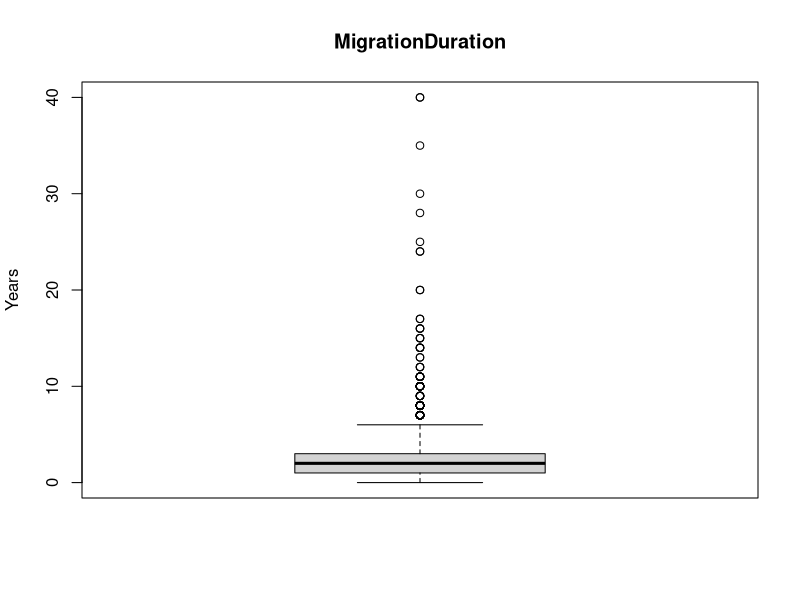
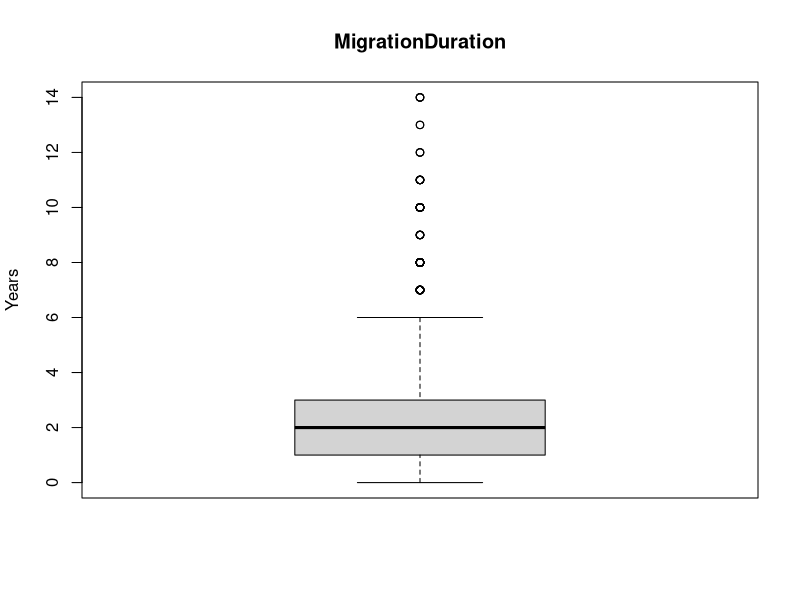
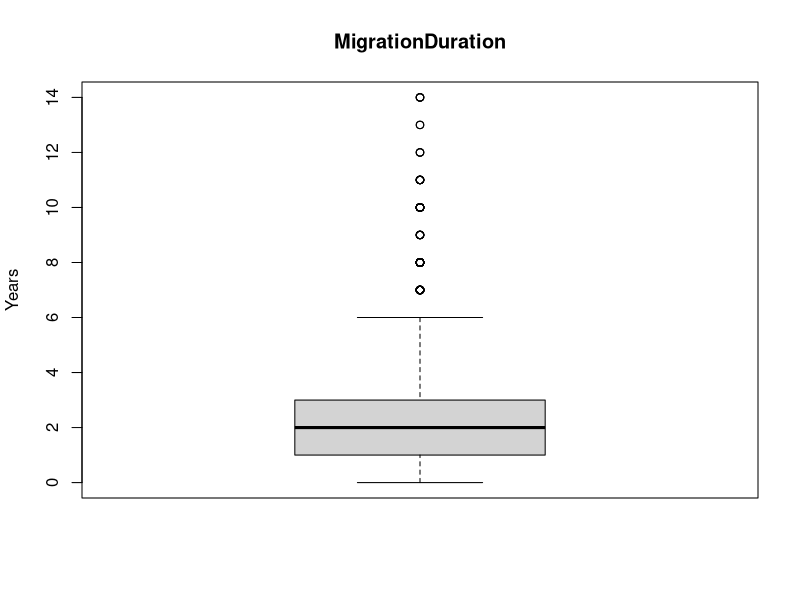
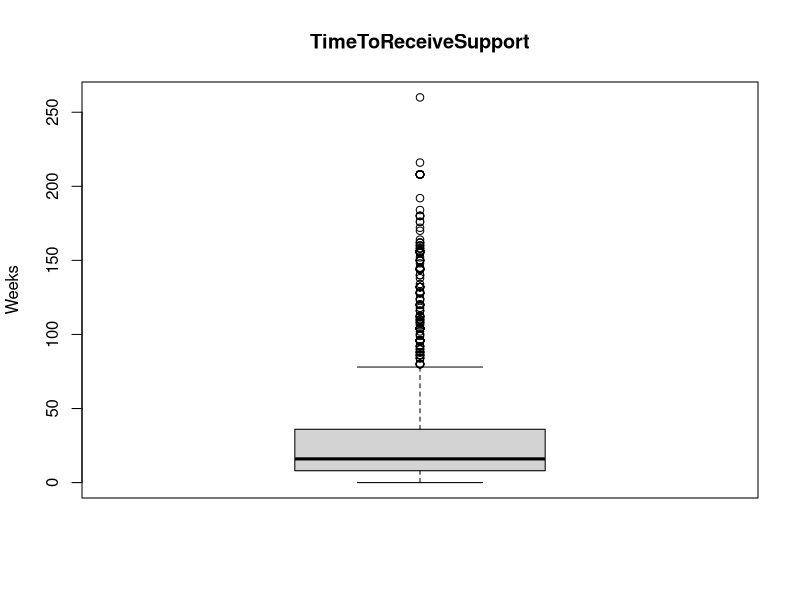
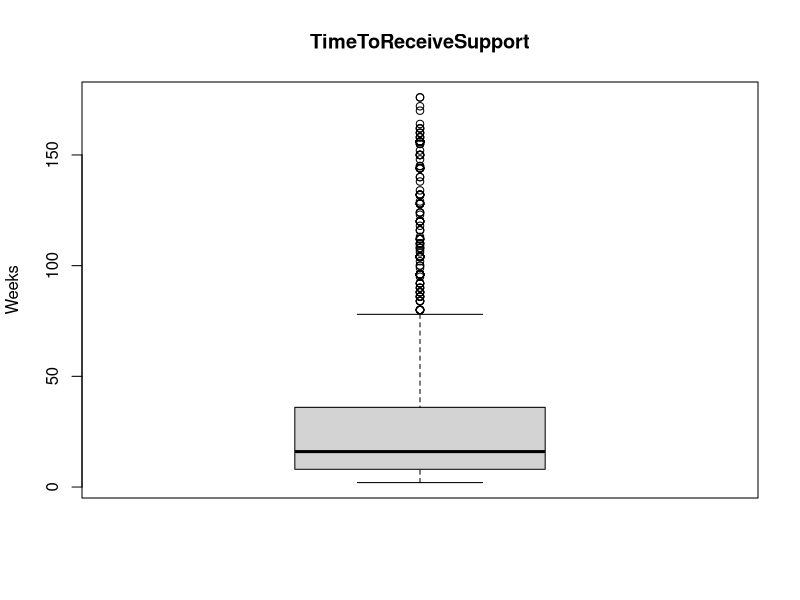
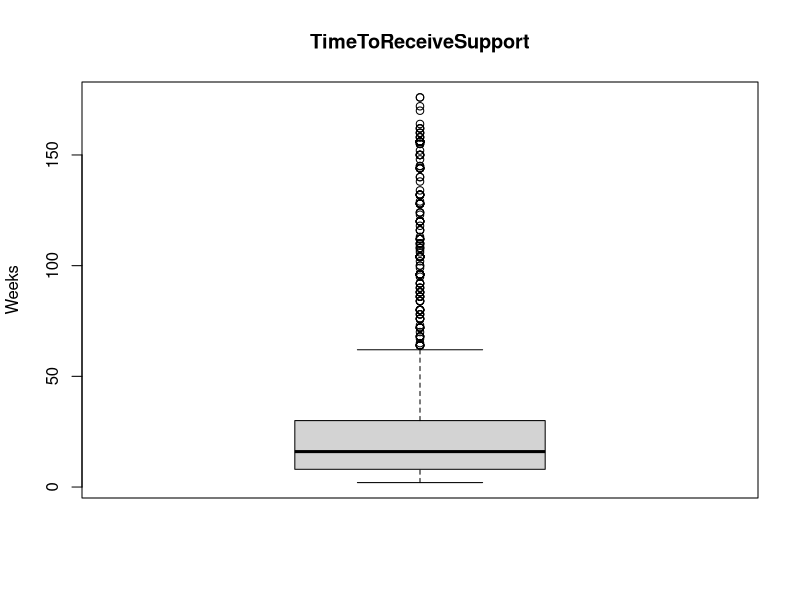
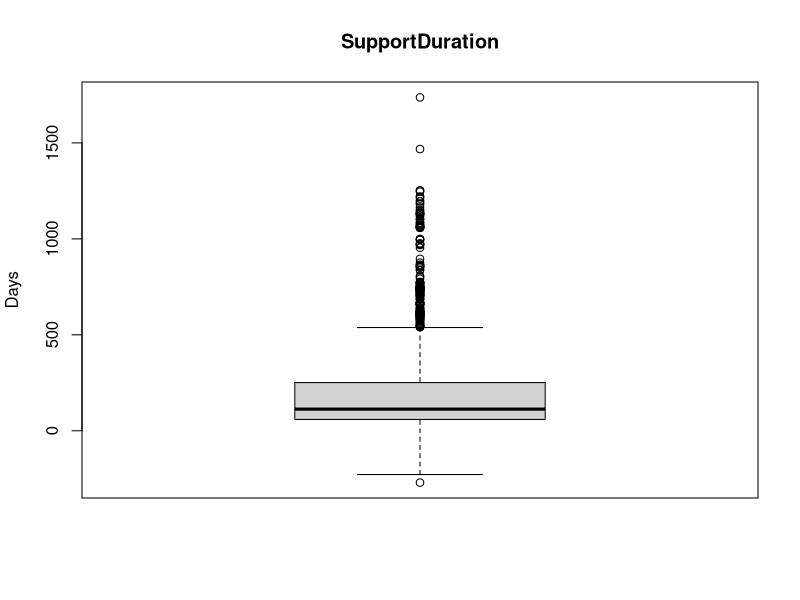
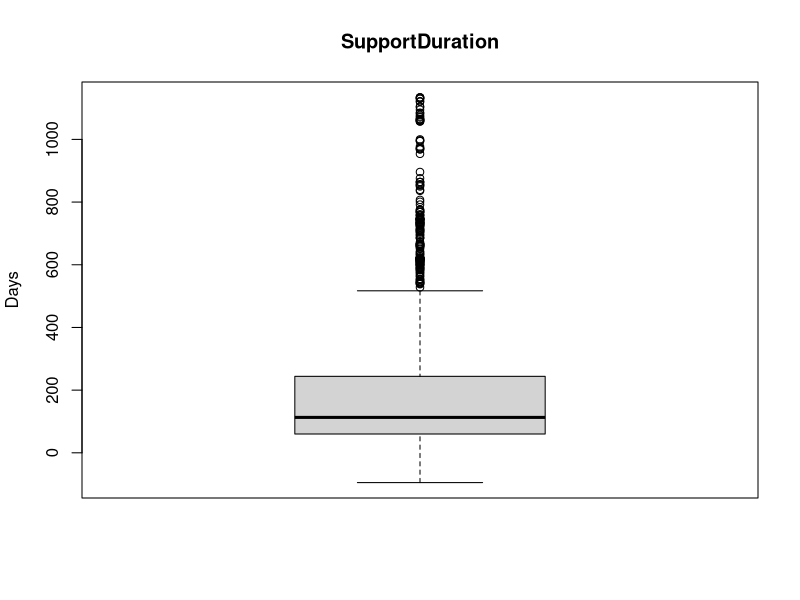

Write the R code that produced these figures, in order.
getwd()
library(readxl)
library(tidyverse)

# Reintegration Economic Survey ####
res <- read_excel('data_raw/Reintegration Economic_clean 6.6.23.xlsx',
                  na = c('N/A', 'NA', 'na')) 
warnings()
dim(res) # 2,012 x 154

# Subset ####
df <- res %>% 
  select(
    # Metadata
    "Identifiant MiMOSA du cas bis",
    "Projet Bis",
    "Date de l'enquête",
    "Date de reception de la reintegration", # We choose this one since it has less NA
    # than Date of beginning of training
    "Mode d'enquête",
    # Dependent variables
    "Comment se porte votre entreprise ou business actuellement ?",
    "L’entreprise vous permet -elle de gagner assez d’argent pour subvenir à vos besoins et à celle de votre famille ?",
    "Avez-vous déjà planifié de migrer de nouveau ?",
    "Si vous n’aviez pas bénéficié de l’aide de l’OIM pour votre réintégration économique quelle serait votre situation actuelle ?",
    "Pensez-vous que le retour a été une bonne décision ?",
    "Êtes-vous satisfait de l’aide à la réintégration de manière globale ?",
    # Grouping variables
    "Pays",
    "Pays d’où le migrant est de retour :",
    "Sexe",
    "Age (l'enquête est destinée aux personnes agées de 14 ans et plus)",
    "Durée de l’absence du pays d’origine   Mettre 0 si moins d'un an",
    "Situation de handicap",
    "Type de formation",
    "Date de debut formation",
    "Date de fin formation",
    "Combien de temps entre votre retour et la réception de l’aide à la réintégration (ou sa première fourniture) ? En semaines",
    "Par quel moyen avez-vous reçu cette assistance économique ?",
    "Quel est le principal type d’assistance économique que vous avez reçue ?",
    "Type de business bis",
    "Qui sont les membres de cette entreprise ?",
    "Niveau microbusiness",
    "L'OIM   ou un de ses partenaires vous a-t-elle formé sur la façon de gérer une entreprise ?",
    "L’entreprise emploie-t-elle du personnel ?",
    "Si oui, combien des personnes sont employées par votre entreprise ?",
    "Est-ce votre entreprise a été affectée par la maladie de Coronavirus ?",
    "Est-ce que le type d'assistance économique que vous avez reçu correspondait à votre premier choix ?"
    
    ) %>% 
  rename(
    # Metadata
    "MimosaID" =
      "Identifiant MiMOSA du cas bis", 
    "Project" =
      "Projet Bis",
    "InterviewDate" =
      "Date de l'enquête",
    "ReintegrationDate" = 
      "Date de reception de la reintegration",
    "InterviewType" =
      "Mode d'enquête",
    # Dependent variables
    "BusinessSucess" =
      "Comment se porte votre entreprise ou business actuellement ?",
    "BusinessProfitability" =
      "L’entreprise vous permet -elle de gagner assez d’argent pour subvenir à vos besoins et à celle de votre famille ?",
    "WouldMigrateAgain" =
      "Avez-vous déjà planifié de migrer de nouveau ?",
    "SituationWithoutSupport" =
      "Si vous n’aviez pas bénéficié de l’aide de l’OIM pour votre réintégration économique quelle serait votre situation actuelle ?",
    "ReturningWasGoodDecision" =
      "Pensez-vous que le retour a été une bonne décision ?",
    "SatisfiedWithReintegrationSupport" =
      "Êtes-vous satisfait de l’aide à la réintégration de manière globale ?",
    # Grouping variables
    "Country" = 
      "Pays",
    "CountryOfReturn" =
      "Pays d’où le migrant est de retour :",
    "Gender" =
      "Sexe",
    "AgeGroup" =
      "Age (l'enquête est destinée aux personnes agées de 14 ans et plus)",
    "MigrationDuration" =
      "Durée de l’absence du pays d’origine   Mettre 0 si moins d'un an",
    "Disabled" =
      "Situation de handicap",
    "TrainingType" =
      "Type de formation",
    "TrainingStart" = 
      "Date de debut formation",
    "TrainingEnd" = 
      "Date de fin formation",
    "TimeToReceiveSupport" =
      "Combien de temps entre votre retour et la réception de l’aide à la réintégration (ou sa première fourniture) ? En semaines",
    "ReceivedSupportAs" =
      "Par quel moyen avez-vous reçu cette assistance économique ?",
    "AssistanceType" =
      "Quel est le principal type d’assistance économique que vous avez reçue ?",
    "BusinessType" = 
      "Type de business bis",
    "BusinessMembers" =
      "Qui sont les membres de cette entreprise ?",
    "MicroBusinessLevel" =
      "Niveau microbusiness",
    "ReceivedIOMBusinessAdvice" =
      "L'OIM   ou un de ses partenaires vous a-t-elle formé sur la façon de gérer une entreprise ?",
    "BusinessHasEmployees" =
      "L’entreprise emploie-t-elle du personnel ?",
    "EmployeeNumber" =
      "Si oui, combien des personnes sont employées par votre entreprise ?",
    "CoronaImpactOnBusiness" =
      "Est-ce votre entreprise a été affectée par la maladie de Coronavirus ?",
    "FirstChoice" = 
      "Est-ce que le type d'assistance économique que vous avez reçu correspondait à votre premier choix ?"
    
         ) %>% 
  # Add variables
  mutate(SupportDuration = 
          as.numeric(difftime(InterviewDate, ReintegrationDate, units = "days")),
         TrainingDuration = 
           as.numeric(difftime(TrainingEnd, TrainingStart, units = "days"))
         ) %>% 
  # Filter out NL countries (Togo = 8, Sierra-Leone = 45)
  filter(Country != 'Togo' & Country != 'Sierra-Leone')

dim(df) # 1959 x 33
#view(df)

# NA
colSums(is.na(df))

# Dupes

# Perfect
sum(duplicated(df)) # 2
df[duplicated(df) | duplicated(df, fromLast = TRUE), ]
# Remove
df  <- distinct(df)
dim(df) # 1957 x 33

# Pseudo
sum(duplicated(df$MimosaID)) # 77
df[duplicated(df$MimosaID), 'MimosaID']

#write.csv(df[duplicated(df$MimosaID), 'MimosaID'], 'data_clean/res_pseudo_dupes.csv')

# Data types
str(df)

# Character to Numeric
df$MigrationDuration <- as.numeric(df$MigrationDuration)
df$TimeToReceiveSupport <- as.numeric(df$TimeToReceiveSupport)
df$SupportDuration  <- as.numeric(df$SupportDuration)


# Remove non-SL countries!!! (in pipe) Togo, Sierra Leone, Liberia


# Recode dependent variables

# Print levels
levels(as.factor(df$BusinessSucess))
levels(as.factor(df$BusinessProfitability))
levels(as.factor(df$WouldMigrateAgain))

# Print counts
df %>% group_by(BusinessSucess) %>% summarise(count = n()) %>%
  mutate(percent = count/sum(count)*100) %>% arrange(-percent)
df %>% group_by(BusinessProfitability) %>% summarise(count = n()) %>%
  mutate(percent = count/sum(count)*100) %>% arrange(-percent)
df %>% group_by(WouldMigrateAgain) %>% summarise(count = n()) %>%
  mutate(percent = count/sum(count)*100) %>% arrange(-percent)

df <- df %>% mutate(
  BusinessSucess =
    case_when(BusinessSucess == 'Actuellement ouvert et les activités marchent bien' ~ 'High',
              BusinessSucess != 'Actuellement ouvert et les activités marchent bien' ~ 'Low'),
  BusinessProfitability =
    case_when(BusinessProfitability == 'Oui' ~ 'High',
              BusinessProfitability != 'Oui' ~ 'Low'),
  WouldMigrateAgain = 
    case_when(WouldMigrateAgain == 'Non' ~ 'No',
              WouldMigrateAgain != 'Non' ~ 'Yes')
)



# Reprint counts
df %>% group_by(BusinessSucess) %>% summarise(count = n()) %>%
  mutate(percent = count/sum(count)*100) %>% arrange(-percent)
df %>% group_by(BusinessProfitability) %>% summarise(count = n()) %>%
  mutate(percent = count/sum(count)*100) %>% arrange(-percent)
df %>% group_by(WouldMigrateAgain) %>% summarise(count = n()) %>%
  mutate(percent = count/sum(count)*100) %>% arrange(-percent)




# Assess NA
colSums(is.na(df))




# Outliers; fill NA in numeric variables

# MigrationDuration
# Definition: "Durée de l’absence du pays d’origine   Mettre 0 si moins d'un an"
# In years
# NA
sum(is.na(df$MigrationDuration)) # 111

# Summarise
summary(df$MigrationDuration)
# Check no values are under zero
df[df$MigrationDuration <= 0, "MigrationDuration"] %>% arrange(MigrationDuration) %>% 
  print(n=10)# 543, with 432 zero and 111 NA

# First, we'll replace these 3 values, which are mistakes and not outliers,
# with NA
df[order(df$MigrationDuration, decreasing=TRUE), 'MigrationDuration'][0:3,]
df[df$MigrationDuration >= 936 & !is.na(df$MigrationDuration), 'MigrationDuration']  <- NA
sum(is.na(df$MigrationDuration)) # 114 --> as expected
# Let's re-summarise
summary(df$MigrationDuration)
# And let's store the median
q_median <- median(df$MigrationDuration, na.rm = TRUE)
q_median # 2 years


# Make a boxplot (IQR)

# Boxplot has a function to detect outliers
outliers <- boxplot.stats(df$MigrationDuration)$out
out_ind <- which(df$MigrationDuration %in% c(outliers))
out_ind

# Print outliers
df[out_ind, "MigrationDuration"] %>% arrange(MigrationDuration) # 130, with
# smallest being 7 years

# Plot outliers
boxplot(df$MigrationDuration,
        ylab = "Years",
        main = "MigrationDuration"
)

# Spot outliers using percentile method, with conservative threshold of 0.01/0.99
lower_bound <- quantile(df$MigrationDuration, 0.01, na.rm = TRUE)
upper_bound <- quantile(df$MigrationDuration, 0.99, na.rm = TRUE)
outlier_ind <- which(df$MigrationDuration < lower_bound | df$MigrationDuration > upper_bound)
df[outlier_ind, "MigrationDuration"] %>% arrange(MigrationDuration) # 18, with
# smallest being 15 years


# Replace 18 extreme outliers with median
df[outlier_ind, "MigrationDuration"] <- q_median

# Re-summarise
summary(df$MigrationDuration) # median still 2, max 14 years as expected
# Replot
outliers <- boxplot.stats(df$MigrationDuration)$out
out_ind <- which(df$MigrationDuration %in% c(outliers))
boxplot(df$MigrationDuration,
        ylab = "Years",
        main = "MigrationDuration"
)
# It is looking better
# We should still have the same number of NA
sum(is.na(df$MigrationDuration)) # 114 --> as expected
# And we will also replace them with the median
df[is.na(df$MigrationDuration), "MigrationDuration"] <- q_median
# Final summary and plot
summary(df$MigrationDuration) # median still 2, max still 14 years
outliers <- boxplot.stats(df$MigrationDuration)$out
out_ind <- which(df$MigrationDuration %in% c(outliers))
boxplot(df$MigrationDuration,
        ylab = "Years",
        main = "MigrationDuration"
)
# As above
# Check no NA are remaining
sum(is.na(df$MigrationDuration)) # 0, all good





# TimeToReceiveSupport
# Definition: "Combien de temps entre votre retour et la réception de l’aide à
# la réintégration (ou sa première fourniture) ? En semaines"
# In weeks
# NA
sum(is.na(df$TimeToReceiveSupport)) # 206

# Summarise
summary(df$TimeToReceiveSupport)

# Check no value is under 0
df[df$TimeToReceiveSupport <= 0, "TimeToReceiveSupport"] %>% arrange(TimeToReceiveSupport) %>% 
  print(n=10)# 216, with 10 zero and 206 NA


# Let's store the median
q_median <- median(df$TimeToReceiveSupport, na.rm = TRUE)
q_median # 16 weeks

# Make a boxplot (IQR)

# Boxplot has a function to detect outliers
outliers <- boxplot.stats(df$TimeToReceiveSupport)$out
out_ind <- which(df$TimeToReceiveSupport %in% c(outliers))
out_ind

# Print outliers
df[out_ind, "TimeToReceiveSupport"] %>% arrange(TimeToReceiveSupport) # 215, with
# smallest being 80 weeks

# Plot outliers
boxplot(df$TimeToReceiveSupport,
        ylab = "Weeks",
        main = "TimeToReceiveSupport"
)

# Spot outliers using percentile method, with conservative threshold of 0.01/0.99
lower_bound <- quantile(df$TimeToReceiveSupport, 0.01, na.rm = TRUE)
upper_bound <- quantile(df$TimeToReceiveSupport, 0.99, na.rm = TRUE)
outlier_ind <- which(df$TimeToReceiveSupport < lower_bound | df$TimeToReceiveSupport > upper_bound)
df[outlier_ind, "TimeToReceiveSupport"] %>% arrange(TimeToReceiveSupport) %>% print(n=34) # 34, with
# smallest being 0 weeks (lower) or 180 (upper)


# Replace 34 extreme outliers with median
df[outlier_ind, "TimeToReceiveSupport"] <- q_median

# Re-summarise
summary(df$TimeToReceiveSupport) # median still 16, max 176 weeks as expected
# Replot
outliers <- boxplot.stats(df$TimeToReceiveSupport)$out
out_ind <- which(df$TimeToReceiveSupport %in% c(outliers))
boxplot(df$TimeToReceiveSupport,
        ylab = "Weeks",
        main = "TimeToReceiveSupport"
)
# It is looking better
# We should still have the same number of NA
sum(is.na(df$TimeToReceiveSupport)) # 206 --> as expected
# And we will also replace them with the median
df[is.na(df$TimeToReceiveSupport), "TimeToReceiveSupport"] <- q_median
# Final summary and plot
summary(df$TimeToReceiveSupport) # median still 16, max still 176 weeks years
outliers <- boxplot.stats(df$TimeToReceiveSupport)$out
out_ind <- which(df$TimeToReceiveSupport %in% c(outliers))
boxplot(df$TimeToReceiveSupport,
        ylab = "Weeks",
        main = "TimeToReceiveSupport"
)
# As above
# Check no NA are remaining
sum(is.na(df$TimeToReceiveSupport)) # 0, all good



# SupportDuration
# Definition: SupportDuration = as.numeric(difftime(InterviewDate,
# ReintegrationDate, units = "days"
# In days
# NA
sum(is.na(df$SupportDuration)) # 259

# Summarise
summary(df$SupportDuration)
# Show smallest numbers, since some are negative
df[df$SupportDuration <= 0, "SupportDuration"] %>% arrange(SupportDuration) # 332! Ask Julie

# Continue here

# Let's store the median
q_median <- median(df$SupportDuration, na.rm = TRUE)
q_median # 113 days


# Make a boxplot (IQR)

# Boxplot has a function to detect outliers
outliers <- boxplot.stats(df$SupportDuration)$out
out_ind <- which(df$SupportDuration %in% c(outliers))
out_ind

# Print outliers
df[out_ind, "SupportDuration"] %>% arrange(SupportDuration) # 209, with
# smallest being -270 days (lower) or 540 days (upper)

# Plot outliers
boxplot(df$SupportDuration,
        ylab = "Days",
        main = "SupportDuration"
)

# Spot outliers using percentile method, with conservative threshold of 0.01/0.99
lower_bound <- quantile(df$SupportDuration, 0.01, na.rm = TRUE)
upper_bound <- quantile(df$SupportDuration, 0.99, na.rm = TRUE)
outlier_ind <- which(df$SupportDuration < lower_bound | df$SupportDuration > upper_bound)
df[outlier_ind, "SupportDuration"] %>% arrange(SupportDuration) %>% print(n=34) # 34, with
# smallest being 0 weeks (lower) or 180 (upper)


# Replace 34 extreme outliers with median
df[outlier_ind, "SupportDuration"] <- q_median

# Re-summarise
summary(df$SupportDuration) # median still 16, max 176 weeks as expected
# Replot
outliers <- boxplot.stats(df$SupportDuration)$out
out_ind <- which(df$SupportDuration %in% c(outliers))
boxplot(df$SupportDuration,
        ylab = "Days",
        main = "SupportDuration"
)
# It is looking better
# We should still have the same number of NA
sum(is.na(df$SupportDuration)) # 206 --> as expected
# And we will also replace them with the median
df[is.na(df$SupportDuration), "SupportDuration"] <- q_median
# Final summary and plot
summary(df$SupportDuration) # median still 16, max still 176 weeks years
outliers <- boxplot.stats(df$SupportDuration)$out
out_ind <- which(df$SupportDuration %in% c(outliers))
boxplot(df$SupportDuration,
        ylab = "Days",
        main = "SupportDuration"
)
# As above
# Check no NA are remaining
sum(is.na(df$SupportDuration)) # 0, all good


# TimeToReceiveSupport
# Definition: "Combien de temps entre votre retour et la réception de l’aide à
# la réintégration (ou sa première fourniture) ? En semaines"
# In weeks
# NA
sum(is.na(df$TimeToReceiveSupport)) # 206

# Summarise
summary(df$TimeToReceiveSupport)

# Check no value is under 0
df[df$TimeToReceiveSupport <= 0, "TimeToReceiveSupport"] %>% arrange(TimeToReceiveSupport) %>% 
  print(n=10)# 216, with 10 zero and 206 NA


# Let's store the median
q_median <- median(df$TimeToReceiveSupport, na.rm = TRUE)
q_median # 16 weeks

# Make a boxplot (IQR)

# Boxplot has a function to detect outliers
outliers <- boxplot.stats(df$TimeToReceiveSupport)$out
out_ind <- which(df$TimeToReceiveSupport %in% c(outliers))
out_ind

# Print outliers
df[out_ind, "TimeToReceiveSupport"] %>% arrange(TimeToReceiveSupport) # 215, with
# smallest being 80 weeks

# Plot outliers
boxplot(df$TimeToReceiveSupport,
        ylab = "Weeks",
        main = "TimeToReceiveSupport"
)

# Spot outliers using percentile method, with conservative threshold of 0.01/0.99
lower_bound <- quantile(df$TimeToReceiveSupport, 0.01, na.rm = TRUE)
upper_bound <- quantile(df$TimeToReceiveSupport, 0.99, na.rm = TRUE)
outlier_ind <- which(df$TimeToReceiveSupport < lower_bound | df$TimeToReceiveSupport > upper_bound)
df[outlier_ind, "TimeToReceiveSupport"] %>% arrange(TimeToReceiveSupport) %>% print(n=34) # 34, with
# smallest being 0 weeks (lower) or 180 (upper)


# Replace 34 extreme outliers with median
df[outlier_ind, "TimeToReceiveSupport"] <- q_median

# Re-summarise
summary(df$TimeToReceiveSupport) # median still 16, max 176 weeks as expected
# Replot
outliers <- boxplot.stats(df$TimeToReceiveSupport)$out
out_ind <- which(df$TimeToReceiveSupport %in% c(outliers))
boxplot(df$TimeToReceiveSupport,
        ylab = "Weeks",
        main = "TimeToReceiveSupport"
)
# It is looking better
# We should still have the same number of NA
sum(is.na(df$TimeToReceiveSupport)) # 206 --> as expected
# And we will also replace them with the median
df[is.na(df$TimeToReceiveSupport), "TimeToReceiveSupport"] <- q_median
# Final summary and plot
summary(df$TimeToReceiveSupport) # median still 16, max still 176 weeks years
outliers <- boxplot.stats(df$TimeToReceiveSupport)$out
out_ind <- which(df$TimeToReceiveSupport %in% c(outliers))
boxplot(df$TimeToReceiveSupport,
        ylab = "Weeks",
        main = "TimeToReceiveSupport"
)
# As above
# Check no NA are remaining
sum(is.na(df$TimeToReceiveSupport)) # 0, all good







# TrainingDuration
# Definition: TrainingDuration = as.numeric(difftime(TrainingEnd, TrainingStart,
# units = "days")
# In days
# NA
sum(is.na(df$TrainingDuration)) # 1347

# Since not everybody received training, for this variable, we need to subset
# on non-NA rows only. That is, this subset
df[!is.na(df$TrainingDuration), ] # 610

# Summarise
summary(df[!is.na(df$TrainingDuration), "TrainingDuration"])
# Show smallest numbers, since some are negative
df[!is.na(df$TrainingDuration) & df$TrainingDuration <= 0, "TrainingDuration"] %>% arrange(TrainingDuration) %>% print(n = 10) # 173 zero


# Let's store the median
q_median <- median(df$TrainingDuration, na.rm = TRUE) # No need to subset here, since NA
# are removed with dedicated arguments
q_median # 3 days


# Make a boxplot (IQR)

# Boxplot has a function to detect outliers
outliers <- boxplot.stats(df$TrainingDuration)$out
out_ind <- which(df$TrainingDuration %in% c(outliers))
out_ind

# Print outliers
df[out_ind, "TrainingDuration"] %>% arrange(TrainingDuration) # 31, with
# smallest being 13 days 

# Plot outliers
boxplot(df$TrainingDuration,
        ylab = "Days",
        main = "TrainingDuration"
)

# Spot outliers using percentile method, with conservative threshold of 0.01/0.99
lower_bound <- quantile(df$TrainingDuration, 0.01, na.rm = TRUE)
upper_bound <- quantile(df$TrainingDuration, 0.99, na.rm = TRUE)
outlier_ind <- which(df$TrainingDuration < lower_bound | df$TrainingDuration > upper_bound)
df[outlier_ind, "TrainingDuration"] %>% arrange(TrainingDuration) %>% print(n=6) # 6, with
# smallest being 105


# Replace 6 extreme outliers with median
df[outlier_ind, "TrainingDuration"] <- q_median

# Re-summarise
summary(df$TrainingDuration) # median still 3, max 86 weeks as expected
# Replot
outliers <- boxplot.stats(df$TrainingDuration)$out
out_ind <- which(df$TrainingDuration %in% c(outliers))
boxplot(df$TrainingDuration,
        ylab = "Days",
        main = "TrainingDuration"
)
# It is looking better
# We should still have the same number of NA
sum(is.na(df$TrainingDuration)) # 1347 --> as expected

# But contrary to other variables, we do NOT replace them



# Ask Julie if the above makes sense






# Assess NA
colSums(is.na(df))


















# Export
#write_excel_csv(df, 'data_clean/res_slim.csv') # using extension .xls will avoid
# wrapping, but will produce unsafe warning, so we use .csv
# RDS version
#saveRDS(df, file = 'data_clean/res_slim.rds')




